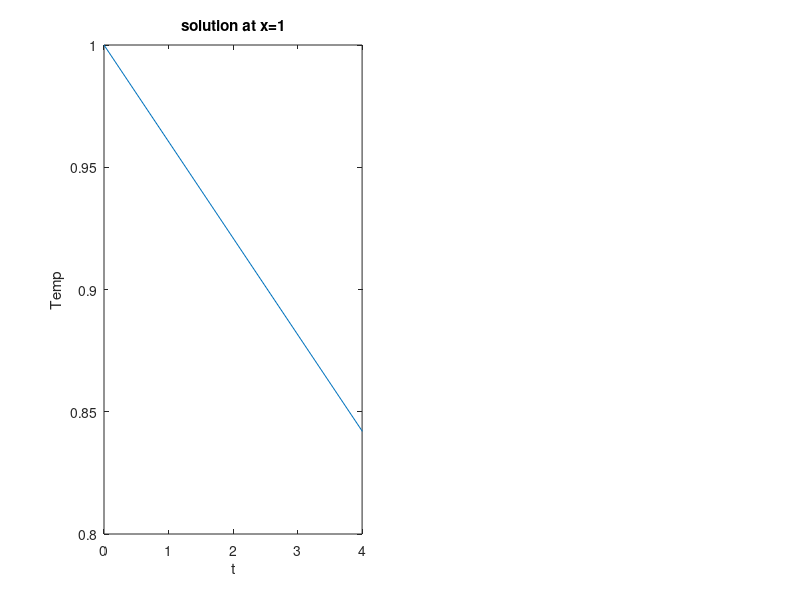

Write the MATLAB code that produced this figure. (Note: this script raises an error after producing the figure.)
%***************************************************************************
%           JMBC PRACTICUM NUMERIEKE STROMINGSLEER 1998
%
% OPGAVE :   4
% NAAM MODULE: cfd_4.m
% DATUM : January 1998 
%***************************************************************************
% OMSCHRIJVING:
%   Deze module lost een warmtetransportvergelijking op
%            dT/dt + u dT/dx = k d2T/dx2
%   voor 0<x<1 en 0<T<4. Randvoorwaarden zijn T(0,t)=0 en dT/dx(1,t)=0.
%   Beginvoorwaarde T(x,0)=x.
%   Discretisatie methode is gegen. Crank-Nicolson met parameter omega.
%
%**************************************************************************
% INVOER:   NX       aantal roosterpunten in x-richting
%           dt       tijdstap
%           omega    gewichtsfactor in tijdsintegratie
%           u        convectieve snelheid
%           k        diffusiecoefficient 
% UITVOER:  tijd(i)  tijd t=(i-1)*dt, i=1:NTMAX+1
%           temp(i)  T(1,tijd(i))      temperatuur op x=1
%           T(i,n)   T(x(i),tijd(n))   volledige oplossing
%***************************************************************************
%
clear                      % alle variabelen verwijderen 
%
% begin invoer
%
%u=input('input velocity u:   ');
u=0;
%k=input('input diffusion k:    ');
k=1;
NX=input('input grid points N:   ');
omega=input('input parameter omega:   ');
dt=input('input time step dt:   ');
tmax=4;                       % lengte tijdsinterval
%
% einde invoer 
%
NTMAX=round(tmax/dt);         % aantal tijdstappen
hx=1/NX;                      % maaswijdte
d=2*k*dt/(hx*hx); 
eta = u*dt/hx;                % CFL getal
%
% berekenen matrix coefficienten
%
for i=1:NX-1,
   di(i)=1+omega*d;
   lo(i)=omega*0.5*(-eta-d);
   up(i)=omega*0.5*(eta-d);
end
%
% op x=1 een Neumann randvoorwaarde
%
di(NX)=1+omega*d;
lo(NX)=-omega*d;
up(NX)=0;
%
% vullen matrix 
%
A=diag(up(1:NX-1),1)+diag(di)+diag(lo(2:NX),-1);
% eenmalig A inverteren
AINV=inv(A);
%
% beginvoorwaarde invullen
%
x=[1:NX]*hx;
tnew=x;
%
T=tnew;
tijd(1)=0;                    % begintijdstip
temp(1)=1;                    % beginvoorwaarde
%
% uitvoeren tijdstappen -------------------------------------------
%
for NT=1:NTMAX,                % start tijdstappen
   told=tnew;
%
% berekenen rechterlid
%
   rl(1)=(1-omega)*0.5*(-2*d*told(1)+(d-eta)*told(2)) + told(1);
%
   for i=2:NX-1,
      rl(i)=(1-omega)*0.5*((d+eta)*told(i-1)-2*d*told(i)+(d-eta)*told(i+1)) + told(i);
   end
%
% op x=1 een Neumann randvoorwaarde
%
   rl(NX)=(1-omega)*d*(told(NX-1)-told(NX))+told(NX);
%
% oplossen
%
   tnew=AINV*rl';
%
%antwoord opslaan
%
   tijd(NT+1)=NT*dt;            % nummering is een versprongen
   temp(NT+1)=tnew(NX);        % nummering is een versprongen

   %print output to screen
   if (dt<=0.1)
    for i=1:40
     if ((tijd(NT+1)<=i/10+dt/2) & (tijd(NT+1)>=i/10-dt/2))
      if (abs(temp(NT+1)) <=1)
       fprintf('t=%1.2f   Temp(1,t)= %1.4f \n',tijd(NT+1),temp(NT+1))
      else
       fprintf('t=%1.2f   Temp(1,t)= %4.2e \n',tijd(NT+1),temp(NT+1))    
      end
     end
    end
   else
    if (abs(temp(NT+1)) <=1)
       fprintf('t=%1.2f   Temp(1,t)= %1.4f \n',tijd(NT+1),temp(NT+1))
    else
       fprintf('t=%1.2f   Temp(1,t)= %4.2e \n',tijd(NT+1),temp(NT+1))    
    end
   end
   
   T=[T;[tnew(1:NX)']];
end                           % einde tijdstappen   
%
%-----------------------------------------------------------------
%                             
clf                           % begin plaatjes
subplot(121)
plot(tijd,temp)
set(gca,'XLim',[0 tmax]);
title('solution at x=1')
xlabel('t')
ylabel('Temp')
tekst=sprintf('dt=%6.5f',dt);
text(0.1,0.9,tekst,'sc')
tekst=sprintf('omega=%4.2f',omega);
text(0.5,0.9,tekst,'sc')
%
subplot(122)
mesh(tijd,[0 x],[zeros(size(tijd,2),1) T]')
set(gca,'XLim',[0 tmax]);
title('Temp(x,t)')
xlabel('t')
ylabel('x')
zlabel('Temp')
view(30,30)
